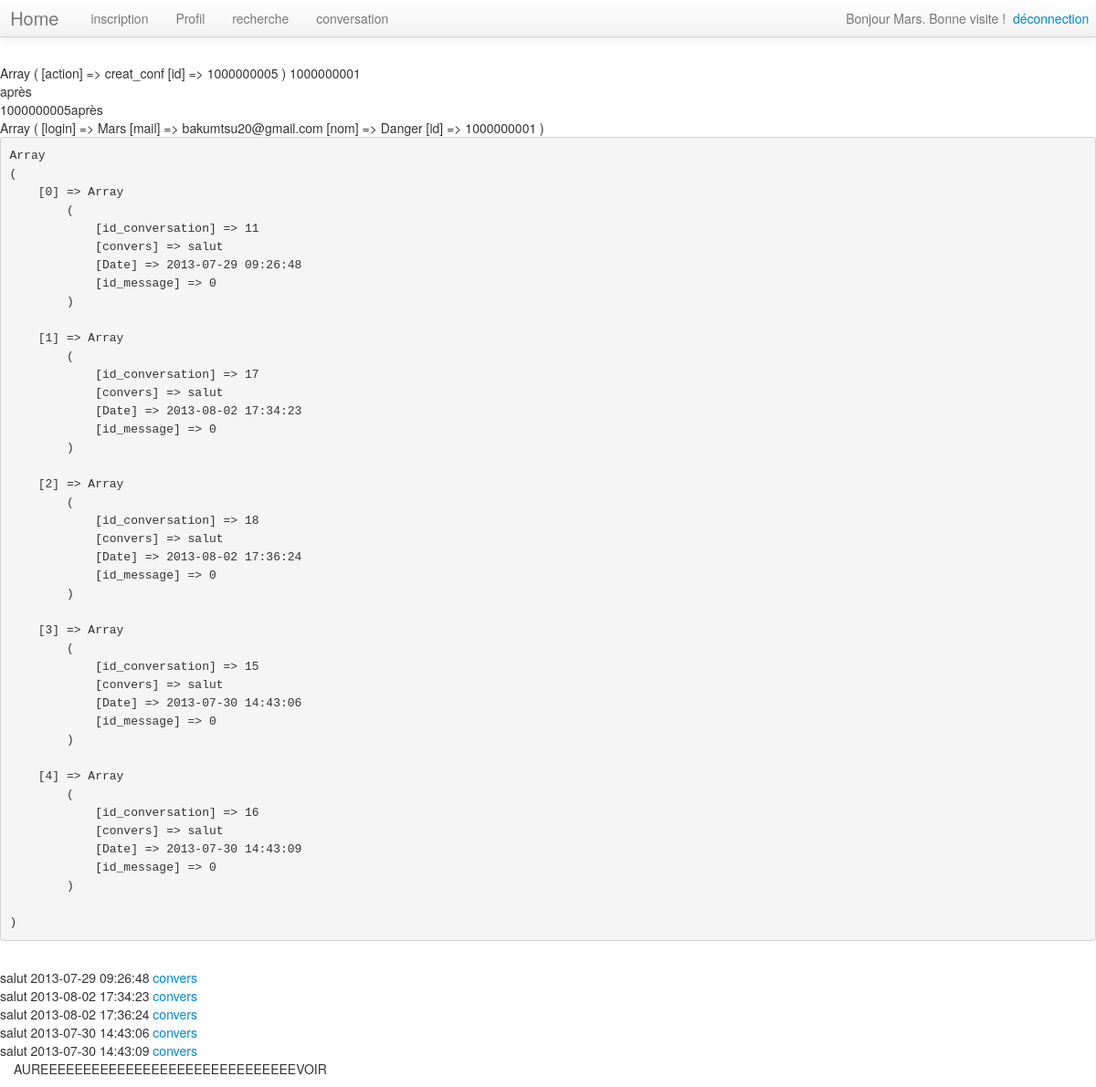
/index.php?action=creat_conf&id=1000000005 (signed in), run on the app's committed database.
### tables this page shows
CREATE TABLE `conversation` (
  `id_conversation` int(11) NOT NULL AUTO_INCREMENT,
  `convers` text,
  `Date` timestamp NULL DEFAULT NULL,
  `id_message` int(11) NOT NULL,
  PRIMARY KEY (`id_conversation`)
);

### controller/voir_liste_conversation_con.inc.php (called while the page is built, shortened)
<?php
require_once('model/back_office.php');
$liste_conversation = voir_liste_conversation();
?>

### vue/voir_liste_conversation.inc.php (the view, shortened to what this page needs)
<?php
print_r($_SESSION);
echo "<pre>";
print_r($liste_conversation);
echo "</pre><br />";
for ($m = 0; $m<count($liste_conversation);$m++) {
	echo $liste_conversation[$m]['convers'];
	echo $liste_conversation[$m]['Date'];
	$id_convers = $liste_conversation[$m]['id_conversation'];
echo " <a href='?action=voir&id=$id_convers' >convers</a><br /> ";
}
?>
<div class="container">
<p>	AUREEEEEEEEEEEEEEEEEEEEEEEEEEEEEEVOIR</p>

### data on the page
conversation: convers "salut", Date "2013-07-29 09:26:48"
conversation: convers "salut", Date "2013-08-02 17:34:23"
conversation: convers "salut", Date "2013-08-02 17:36:24"
conversation: convers "salut", Date "2013-07-30 14:43:06"
conversation: convers "salut", Date "2013-07-30 14:43:09"

### other printed values
$_SESSION['login'] "Mars"
$user "1000000001"
$user1 "1000000005"
